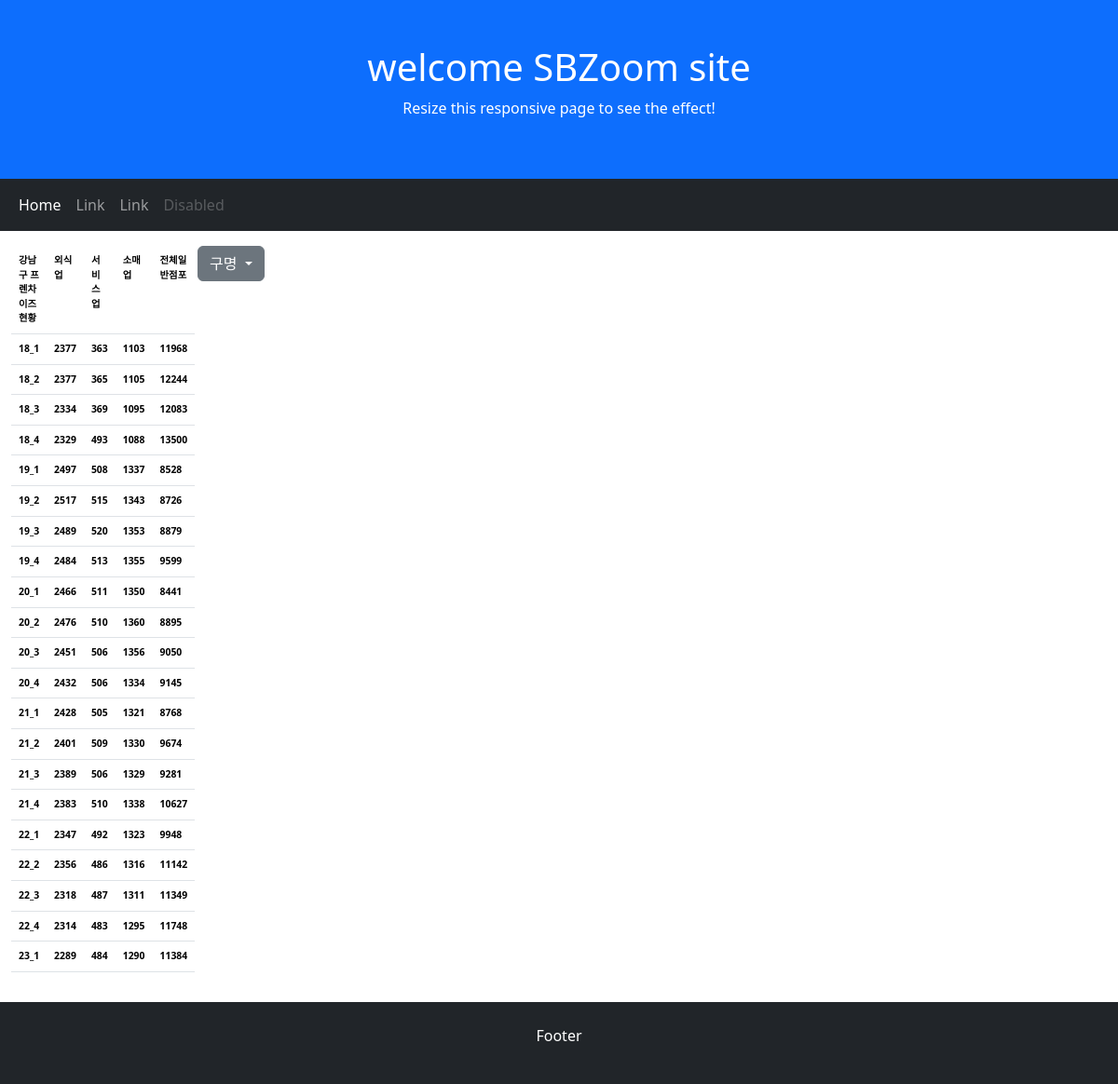
Screenshot of /SBZoom/kangnam/franchise with the database file from the repository.
### kangnam/models.py (models this page shows, shortened)
class GuModel(models.Model):
      guName = models.CharField(max_length=100)
      code = models.CharField(max_length=10)
      quarter = models.CharField(max_length=20)
      ilban = models.DecimalField(max_digits=10,decimal_places=0)
      franchise= models.DecimalField(max_digits=10,decimal_places=0)
      total = models.DecimalField(max_digits=10,decimal_places=0)
      sales = models.DecimalField(max_digits=10,decimal_places=0)

### kangnam/views.py (the view)
# urls.py: path("franchise", views.franchise, name="franchise"),
def franchise(request):
    q1=GuModel.objects.filter(Q(code="E")) #gangnam_gumodel에서 code가 E(외식업)인 데이타
    q2=GuModel.objects.filter(Q(code="S")) #gangnam_gumodel에서 code가 S(서비스업)인 데이타
    q3=GuModel.objects.filter(Q(code="R")) #gangnam_gumodel에서 code가 R(소매업)인 데이타
    q4=GuModel.objects.filter(Q(code="W")) #gangnam_gumodel에서 code가 W(외식+서비스+소매)인 데이타
    qlist =[str(a.quarter) for a in q1 ]
    eatOut =[int(a.franchise) for a in q1]   #외식업 프렌차이즈 매출
    service =[int(a.franchise) for a in q2]  #서비스업 프렌차이즈
    retail=[int(a.franchise) for a in q3]    #소매업 프렌차이즈
    total=[int(a.sales) for a in q4]     #전체 일반
    title=['강남구 프렌차이즈 현황','외식업','서비스업','소매업','전체일반점포']
    ana_zip = list(zip(qlist,eatOut,service,retail,total))
    context={}
    context['guzip'] = guzip
    context['title'] = title
    context['qlist'] = qlist
    context['eatOut'] = eatOut
    context['service'] = service
    context['retail'] = retail
    context['total'] =  total
    context['ana_zip'] = ana_zip
    context['menuzip'] = menuzip
    return render(request, 'kangnam/franchise.html', context)

### kangnam/templates/kangnam/franchise.html (shortened to what this page needs)
{% extends 'base.html'%}
{% load static %}

### dobong/templates/base.html (shortened to what this page needs)
{% load static %}
<!DOCTYPE html>
<html lang="en">
<head>
  <link href="https://cdn.jsdelivr.net/npm/bootstrap@5.3.2/dist/css/bootstrap.min.css" rel="stylesheet">
</head>
<body>
<div class="p-5 bg-primary text-white text-center">
  <h1>welcome SBZoom site</h1>
  <p>Resize this responsive page to see the effect!</p>
</div>
<nav class="navbar navbar-expand-sm bg-dark navbar-dark">
  <div class="container-fluid">
    <ul class="navbar-nav">
      <li class="nav-item">
        <a class="nav-link active" href="/SBZoom">Home</a>
      </li>
      <li class="nav-item">
        <a class="nav-link" href="#">Link</a>
      </li>
      <li class="nav-item">
        <a class="nav-link" href="#">Link</a>
      </li>
      <li class="nav-item">
        <a class="nav-link disabled" href="#">Disabled</a>
      </li>
    </ul>
  </div>
</nav>
<div class="container-fluid mt-3">
    <div class="row">
      <div class="col-sm-2">
        <table class="table" style="font-size:0.65rem; font-weight:bold;">
          <tr'>
           {% for t in title %}
           <td>{{t}}</td>
           {% endfor %}
          {% for gigan,ilban, franchise, total, sale in ana_zip %}
          <tr>
            <td>{{gigan}} </td><td>{{ilban}}</td><td>{{franchise}} </td><td>{{total}}</td><td>{{sale}}</td>
          </tr>
          {% endfor %}
        </table>
      </div>
      <div class="btn-group col-sm-1">
        <div class="dropdown">
           <a class="btn btn-secondary dropdown-toggle" href="#" role="button" id="dropdownMenuLink" data-bs-toggle="dropdown" aria-expanded="false">
            구명
           </a>
        </div>
      </div>
    </div>
</div>
<div class="container-fluid mt-3 p-4 bg-dark text-white text-center">
  <p>Footer</p>
</div>
</body>
</html>

### dobong/templates/base.html (style rules this page uses)
a { text-decoration:none; }

### rows the page displays
GuModel: ana_zip "18_1"
GuModel: ana_zip "18_2"
GuModel: ana_zip "18_3"
GuModel: ana_zip "18_4"
GuModel: ana_zip "19_1"
GuModel: ana_zip "19_2"
GuModel: ana_zip "19_3"
GuModel: ana_zip "19_4"
GuModel: ana_zip "20_1"
GuModel: ana_zip "20_2"
GuModel: ana_zip "20_3"
GuModel: ana_zip "20_4"
GuModel: ana_zip "21_1"
GuModel: ana_zip "21_2"
GuModel: ana_zip "21_3"
GuModel: ana_zip "21_4"
GuModel: ana_zip "22_1"
GuModel: ana_zip "22_2"
GuModel: ana_zip "22_3"
GuModel: ana_zip "22_4"
GuModel: ana_zip "23_1"

### other values shown
{{ t }} "강남구 프렌차이즈 현황" "외식업" "서비스업" "소매업" "전체일반점포"
{{ ilban }} "2377" "2377" "2334" "2329" "2497" "2517" "2489" "2484" "2466" "2476" "2451" "2432" "2428" "2401" "2389" "2383" "2347" "2356" "2318" "2314" "2289"
{{ franchise }} "363" "365" "369" "493" "508" "515" "520" "513" "511" "510" "506" "506" "505" "509" "506" "510" "492" "486" "487" "483" "484"
{{ total }} "1103" "1105" "1095" "1088" "1337" "1343" "1353" "1355" "1350" "1360" "1356" "1334" "1321" "1330" "1329" "1338" "1323" "1316" "1311" "1295" "1290"
{{ sale }} "11968" "12244" "12083" "13500" "8528" "8726" "8879" "9599" "8441" "8895" "9050" "9145" "8768" "9674" "9281" "10627" "9948" "11142" "11349" "11748" "11384"
